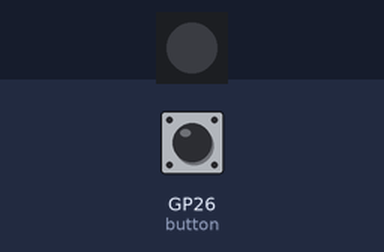
Bench run of a program on a simulated Raspberry Pi Pico running CircuitPython. On the bench: 1 RGB LEDs in strip order, left to right. Inputs (shaded band) come from the test bench; at power-on: GP26 (button) HIGH. Dim RGB values are drawn brighter than linear; MIDI messages are not drawn.

Above: at 2.4 s.
2.5 s: GP26 (button) pulled LOW for 1 s
At 3.3 s:
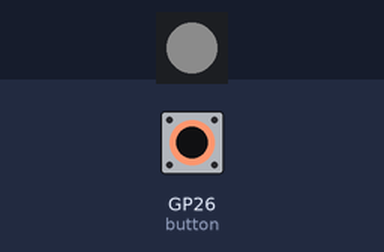
5.0 s: GP26 (button) pulled LOW for 0.15 s
At 6.3 s:
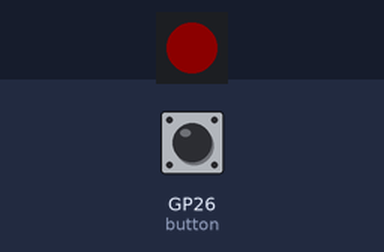
6.6 s: GP26 (button) pulled LOW for 0.15 s
At 7.7 s:
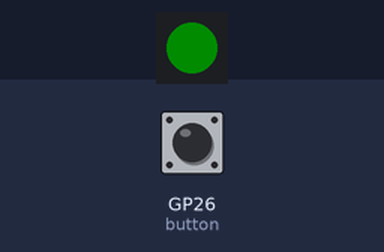
8.2 s: GP26 (button) pulled LOW for 1 s
At 9.9 s:
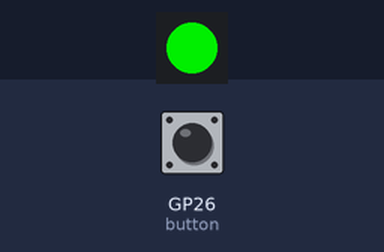
Timing chart, 0 to 11.4 s (numbered marks = the images above; inputs shaded):
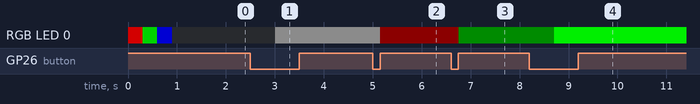

The program:

code.py
```python
# Demo program for using CircuitPython to program the MIDI Baby
# Sends Program Change 0-3 on Channel 1 when button is tapped
# LED lights Red = 0, Green = 1, Blue = 2, White = 3
# Sends MIDI CC 102, value alternates between 0 and 127 when button is held.
# LED dims when CC0 was sent, bright when 127 was sent.

import board
import neopixel
import digitalio
import time
import usb_midi
import adafruit_midi
from adafruit_midi.control_change import ControlChange
from adafruit_midi.program_change import ProgramChange
import busio
import microcontroller


# MIDI output:  UART0 at GP0
# RGB LED:  GP25    Footswitch: GP26
# Jack Tip: GP28    Jack Ring:  GP29
# I2C EEPROM:  Address 0x50, using I2C0 at GP2, GP3
# EEPROM is 64kBits / 4096 bytes
# USB Host D+: GP6  USB Host D-: GP7
# USB Host not yet supported in CircuitPython!

# Initialize the NeoPixel, 5MM "RGB" order instead of usual "GRB"
pixel_pin = board.GP25
num_pixels = 1
pixels = neopixel.NeoPixel(
    pixel_pin, num_pixels, brightness=0.5, auto_write=False, pixel_order=(0, 1, 2)
)

# Initialize the button
button = digitalio.DigitalInOut(board.GP26)
button.direction = digitalio.Direction.INPUT
button.pull = digitalio.Pull.UP

# Initialize UART for serial MIDI
uart = busio.UART(tx=board.GP0, baudrate=31250)

# Initialize USB MIDI and serial MIDI
usb_midi = adafruit_midi.MIDI(midi_out=usb_midi.ports[1], out_channel=0)
serial_midi = adafruit_midi.MIDI(midi_out=uart, out_channel=0)

# Initialize state variables
current_program = 3
last_button_state = True
button_press_time = 0
led_brightness = 0.5
cc_value = 127
long_press_triggered = False

# Color array for different programs
colors = [(255, 0, 0), (0, 255, 0), (0, 0, 255), (255, 255, 255)]


def send_midi_message(message):
    usb_midi.send(message)
    serial_midi.send(message)


def update_led():
    color = colors[current_program]
    pixels.brightness = led_brightness
    pixels.fill(color)
    pixels.show()


# Startup sequence
def startup_sequence():
    flash_colors = [(255, 0, 0), (0, 255, 0), (0, 0, 255)]  # Red, Green, Blue
    for color in flash_colors:
        pixels.fill(color)
        pixels.show()
        time.sleep(0.3)  # Show each color for 0.3 seconds
    pixels.fill(0)  # Turn off the LED
    pixels.show()
    time.sleep(0.3)  # Brief pause with LED off


# Run the startup sequence
startup_sequence()

# Check if the button is held down after startup
# this runs the hardware bootloader and lets us put the normal MIDI Baby firmware on without
# needing a screwdriver!
if not button.value:  # Button is pressed (active LOW)
    # Button is held down, enter UF2 mode
    color = (255, 0, 255)
    pixels.fill(color)
    pixels.show()
    print("resetting now")
    time.sleep(1.0)
    microcontroller.on_next_reset(microcontroller.RunMode.BOOTLOADER)
    microcontroller.reset()

while True:
    current_button_state = button.value
    current_time = time.monotonic()

    if current_button_state != last_button_state:
        if not current_button_state:  # Button is pressed (remember, it's active LOW)
            button_press_time = current_time
            long_press_triggered = False
        else:  # Button is released
            if not long_press_triggered:  # It was a short press
                current_program = (current_program + 1) % 4
                send_midi_message(ProgramChange(current_program))
                update_led()

        last_button_state = current_button_state

    if not current_button_state:  # Button is still pressed
        if not long_press_triggered and (
            current_time - button_press_time > 0.5
        ):  # Long press detected
            cc_value = 0 if cc_value == 127 else 127
            send_midi_message(ControlChange(102, cc_value))
            led_brightness = 0.05 if cc_value == 0 else 0.8
            update_led()
            long_press_triggered = True

    time.sleep(0.01)  # Small delay to avoid bouncing
```

Measured:
- after the input at 2.5 s, RGB LED 0: off → RGB(12, 12, 12) after 0.51 s
- after the input at 5.0 s, RGB LED 0: RGB(12, 12, 12) → RGB(12, 0, 0) after 0.16 s
- after the input at 6.6 s, RGB LED 0: RGB(12, 0, 0) → RGB(0, 12, 0) after 0.16 s
- after the input at 8.2 s, RGB LED 0: RGB(0, 12, 0) → RGB(0, 204, 0) after 0.51 s
